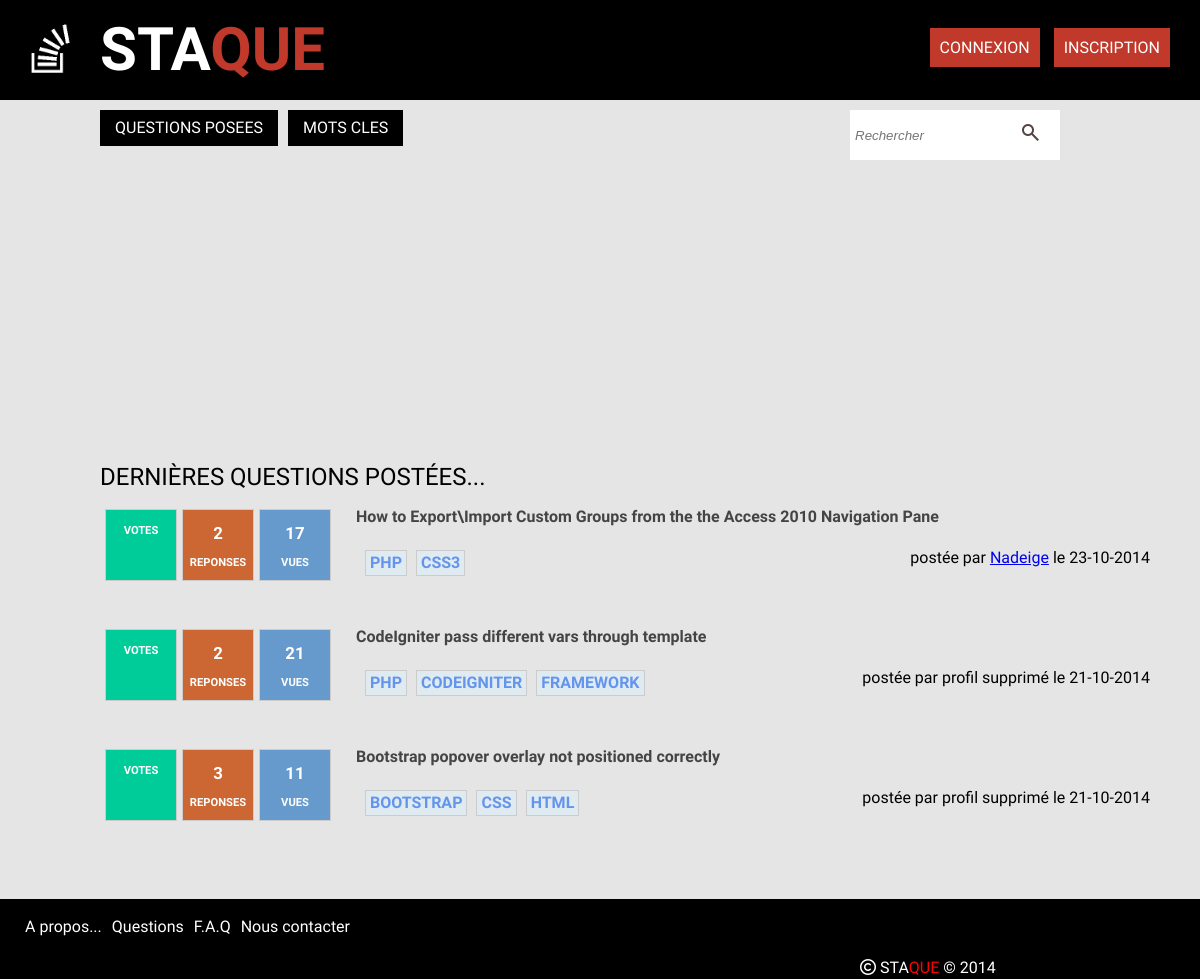
Before: / with the older database file.
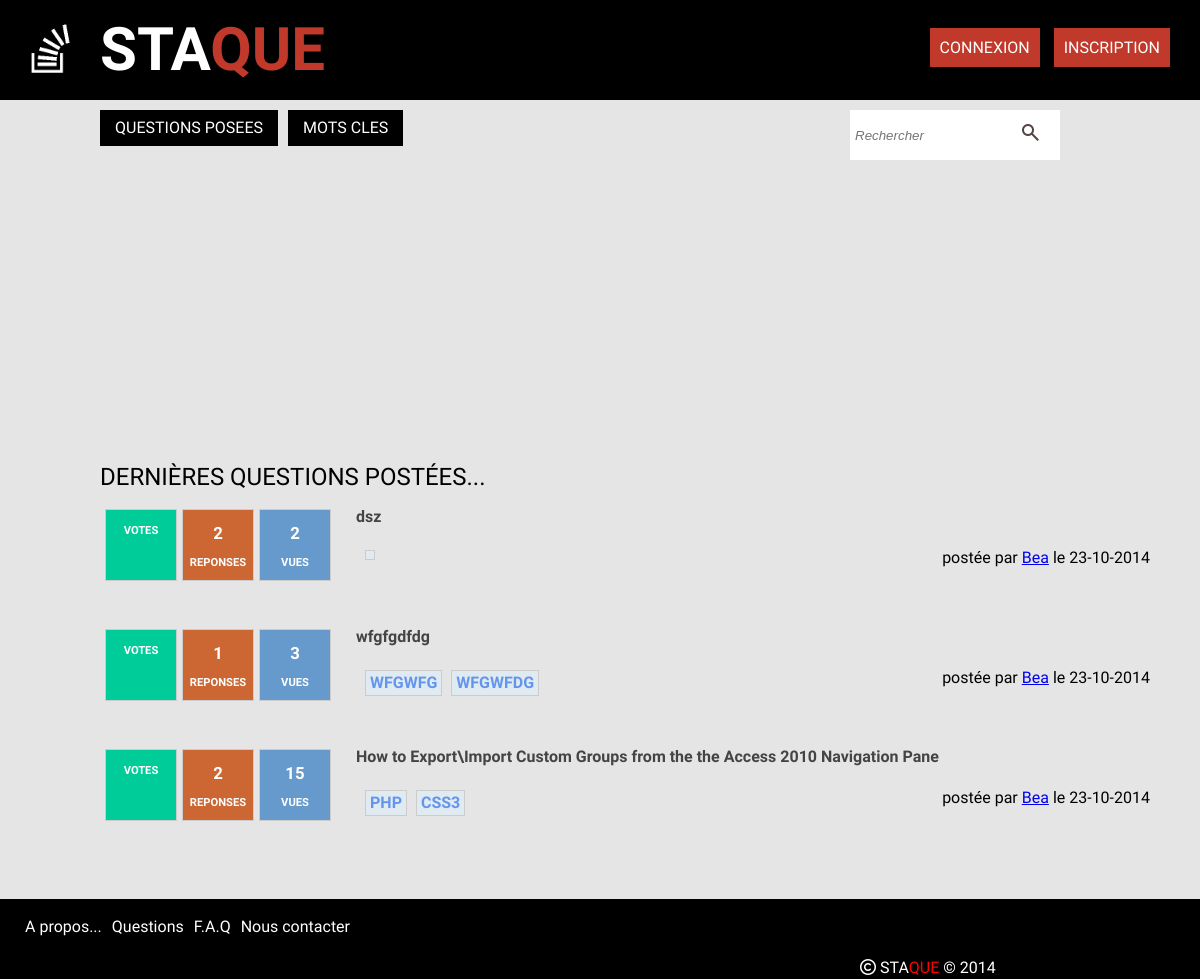
After: the same page with the newer database file.
### tables this page shows
CREATE TABLE IF NOT EXISTS `questions` (
  `id` int(11) NOT NULL AUTO_INCREMENT,
  `title` varchar(150) NOT NULL,
  `contenu` text NOT NULL,
  `id_user` int(11) NOT NULL,
  `keyword1` varchar(255) NOT NULL,
  `keyword2` varchar(255) DEFAULT NULL,
  `keyword3` varchar(255) DEFAULT NULL,
  `keyword4` varchar(255) DEFAULT NULL,
  `keyword5` varchar(255) DEFAULT NULL,
  `vues` int(11) NOT NULL,
  `dateCreated` datetime NOT NULL,
  `dateModified` datetime NOT NULL,
  PRIMARY KEY (`id`)
);

CREATE TABLE IF NOT EXISTS `users` (
  `id` int(11) NOT NULL AUTO_INCREMENT,
  `name` varchar(255) NOT NULL,
  `avatar` varchar(255) DEFAULT NULL,
  `email` varchar(50) NOT NULL,
  `username` varchar(50) NOT NULL,
  `password` varchar(255) NOT NULL,
  `salt` varchar(50) NOT NULL,
  `token` varchar(50) NOT NULL,
  `dateRegistered` datetime NOT NULL,
  `dateModified` datetime NOT NULL,
  `job` varchar(255) NOT NULL,
  `country` varchar(255) NOT NULL,
  `language` varchar(255) NOT NULL,
  `externallink` varchar(255) DEFAULT NULL,
  `score` int(11) NOT NULL,
  PRIMARY KEY (`id`)
);

### inc/functions.php (called while the page is built, shortened)
<?php
	function userIsLogged(){
		return false;
	}
?>

### index.php (the view, shortened to what this page needs)
<?php
	include("db.php");
	include("inc/functions.php");
if (!empty($_GET['recherche'])){
    $search = $_GET['recherche'];
    $sql = "SELECT COUNT(answers.id) AS answCount, questions.id AS questId, questions.title, questions.contenu, questions.id_user AS userId, questions.dateCreated, questions.vues,
  questions.keyword1, questions.keyword2, questions.keyword3, questions.keyword4, questions.keyword5,
  users.id AS idUser, users.name, users.avatar, users.email, users.username, users.password, users.job, users.country, users.language, users.externallink
      FROM questions
      LEFT JOIN users on users.id=questions.id_user
      LEFT JOIN answers on questions.id=answers.id_question
        WHERE questions.contenu LIKE :recherche
            OR questions.title LIKE :recherche
        GROUP BY answers.id_question
        ORDER BY questions.dateCreated DESC";
        $stmt = $dbh->prepare($sql);
        $stmt->bindValue(":recherche", "%" . $search . "%");
        $stmt->execute();
        $questions = $stmt -> fetchAll();
}
else {
	$sql="SELECT COUNT(answers.id) AS answCount, questions.id AS questId, questions.title, questions.contenu, questions.id_user AS userId, questions.dateCreated, questions.vues,
  questions.keyword1, questions.keyword2, questions.keyword3, questions.keyword4, questions.keyword5,
  users.id AS idUser, users.name, users.avatar, users.email, users.username, users.password, users.job, users.country, users.language, users.externallink
      FROM questions
      LEFT JOIN users on users.id=questions.id_user
      LEFT JOIN answers on questions.id=answers.id_question
          GROUP BY answers.id_question
          ORDER BY questions.dateCreated DESC
		      LIMIT 3";
	$stmt=$dbh->prepare($sql);
	$stmt->execute();
	$questions=$stmt->fetchAll();
}
?>
<?php include("inc/top.php"); ?>
			<div class="topcontent">
			</div>
			<main class="main_index_questions">
            <div>
			<main class="mainContentQuestions">
        <h1> Dernières questions postées...</h1>
				<?php
					foreach($questions as $question):
					?>
			 	<div class="vote">
        <p><?php echo "VOTES";?></p>
        </div>
        <div class="answer">
        <p><?php echo $question['answCount'];?></p>
        <p>REPONSES</p>
        </div>
        <div class="vue">
        <p><?php echo $question['vues'];?></p>
        <p>VUES</p>
        </div>
			 	<div class="questions">
				 	<a href="questionsDetail.php?id=<?php echo $question['questId']; ?>" id="titreQuest"> <?php echo $question['title']; ?>
				 	</a>
		           <div id="tag">
            <p class="keyword">
              <a href="questionsByKeyword.php?keyword=<?php echo $question['keyword1']; ?>" id="key1" title="Mot-clef 1"><?php echo $question['keyword1']; ?></a>
            </p>
                <?php if(!empty($question['keyword2'])){ ?>
              <p class="keyword">
              <a href="questionsByKeyword.php?keyword=<?php echo $question['keyword2']; ?>" id="key2" title="Mot-clef 2"><?php echo $question['keyword2']; ?>
                </a>
              </p>
              <?php }?>
                <?php if(!empty($question['keyword3'])){ ?>
              <p class="keyword">
                <a href="questionsByKeyword.php?keyword=<?php echo $question['keyword3']; ?>" id="key3" title="Mot-clef 3"><?php echo $question['keyword3']; ?>
                </a>
              </p>
                <?php }?>
				 		<div id="identification">
              <a>postée par</a>
              <?php
              if (empty($question['name'])){
                echo "profil supprimé";
              }else {
                echo "<a href='profile.php?id=".$question['idUser']."'>".$question['username']."</a>";
              }?>
              </a>le <?php
              $unix = strtotime($question['dateCreated']);
                        echo date("d-m-Y", $unix); ?>
            </div>
			 		</div>
			 	</div>
 				<?php endforeach; ?>
			</div>
		</main>
</div>
<?php include("inc/bottom.php"); ?>

### inc/top.php (shortened to what this page needs)
<!DOCTYPE html>
<html lang="fr">
<head>
	<link href="//netdna.bootstrapcdn.com/twitter-bootstrap/2.3.2/css/bootstrap-combined.no-icons.min.css" rel="stylesheet">
	<link href="//netdna.bootstrapcdn.com/font-awesome/3.2.1/css/font-awesome.css" rel="stylesheet">
	<link href="//maxcdn.bootstrapcdn.com/font-awesome/4.2.0/css/font-awesome.min.css" rel="stylesheet">
	<link href="css/style2.css" type="text/css" rel="stylesheet" />
</head>
<body>
	<div id="wrapper">
		<nav id="head">
			<div id="connexion">
				<?php
					if (userIsLogged()){ ?>
					<div id="connect"> <?php echo "Bonjour ".'<span class="espace"></span>'.'<i class="fa fa-user"></i>'.'<span class="espace"></span>' .'<a class="log" href="profile.php?id='.$_SESSION['user']['id'].'">'.$_SESSION['user']['username'] . " !".'</a>'; ?>
					<i class="icon-signout"></i><a class="log" href="logout.php">DECONNEXION</a>
			</div>
				<?php 	}
				else {
				?>
					<a class="login" href="login.php">CONNEXION</a>
					<a class="signup" href="register.php">INSCRIPTION</a>
				<?php } ?>
			</div>
			<a href="index.php">
				<img id="logostaque"src="img/stackthree.png" height="100" width="100" id="logostack"/>
			</a>
			<h1><a href="index.php"> <span style="color">STA</span>QUE </a></h1>
		</nav>
		<div class="secondcontent">
					<a href="questions.php"><i class="icon-comment"></i>QUESTIONS POSEES</a>
					<a href="questions.php"><i class="icon-tags"></i>MOTS CLES</a>
				<form id="searchbar" method="GET" action="index.php">
					<input type="submit" value="">
					<input type="text" placeholder="Rechercher" name="recherche">
				</form>
		</div>

### inc/bottom.php (shortened to what this page needs)
<footer id="footer">
    <div class="links">
        <a href="#">Nous contacter</a>
        <a href="#"> F.A.Q </a>
        <a href="#"> Questions </a>
        <a href="#"> A propos... </a>
    </div>
    <h3>
    <a href="index.php"><i class="fa fa-copyright"></i> STA<span style="color:red">QUE</span> &copy; <?php echo date("Y"); ?> </a>
    </h3>
	<div class="socialicon">
    <a href="#"><i class="icon-twitter"></i></a>
    <a href="#"><i class="icon-facebook-sign"></i>
    <a href="#"> <i class="icon-google-plus"></i>
    </div>
</footer>
</body>
</html>

### css/style2.css (style rules this page uses)
html, body, div, span, applet, object, iframe, h1, h2, h3, h4, h5, h6, p, blockquote, pre, a, abbr, acronym, address, big, cite, code, del, dfn, em, img, ins, kbd, q, s, samp, small, strike, strong, sub, sup, tt, var, b, u, i, center, dl, dt, dd, ol, ul, li, fieldset, form, label, legend, table, caption, tbody, tfoot, thead, tr, th, td, article, aside, canvas, details, embed, figure, figcaption, footer, header, hgroup, menu, nav, output, ruby, section, summary, time, mark, audio, video { margin: 0; padding: 0; border: 0; font-size: 100%; font: inherit; vertical-align: baseline; }
article, aside, details, figcaption, figure, footer, header, hgroup, menu, nav, section { display: block; }
body { line-height: 1; }
body { font-family: 'Play', sans-serif; background-color:rgba(0,0,0,0.1); }
#head { background-color:#000; color:#fff; width: 100%; height: 100px; text-align: center; padding: 70px auto; margin: auto; }
#head a { color:#c0392b; }
#head h1 { display:inline-block; margin-top: 20px; font-weight: bold; float: left; font-size: 40px; }
h1 a { font-family: 'Play', sans-serif; font-size: 1.5em; text-decoration: none; color: #c0392b; float:left; }
span { color: #fff; font-size: 1em; }
#connexion { float:right; padding-top:40px; padding-right:20px; }
#connexion a { background-color: #c0392b; color: #fff; padding: 10px; text-decoration: none; margin-right: 10px; }
#logostaque { float:left; }
#footer { background-color: black; color:#fff; width: 100%; height:80px; bottom:0; }
#footer a { color:white; text-decoration: none; display:block; float:right; padding-right:10px; padding-top:70px; }
footer h3 { float:left; margin-left:500px; margin-top:-10px; }
.links { float:left; padding-left:25px; margin-top:-50px; }
.socialicon { float: right; padding-top: -10px; margin-top: -10px; }
.secondcontent { height:50px; width:1000px; margin:auto; text-align: center; padding: 10px; }
.secondcontent a { float:left; background-color: #000; color: #fff; padding: 10px; text-decoration: none; margin-right: 10px; }
#searchbar input[type=text] { float:right; border: 0; height: 40px; width: 200px; padding: 5px; outline: 0; text-align: left; transition: width .3s; }
#searchbar input[type=submit] { background: url(../img/loupe.png) no-repeat center; border: 0; float: right; width: 40px; height: 40px; position: relative; left: -50px; top: 2px; }
.main_index_questions { width: 1000px; margin-left: auto; margin-top: 30px; margin-right:auto; margin-bottom: 50px; }
.main_index_questions h1 { font-size: 1.5em; text-transform: uppercase; }
.mainContentQuestions { clear: float; width: 1000px; margin-top: 30px; margin-left:auto; margin-right:auto; margin-bottom: 50px; }
.mainContentQuestions h1 { font-size: 1.5em; text-transform: uppercase; }
.topcontent { width: 1000px; height: 250px; margin-left:50px; padding-top: 15px; }
.vote, .answer, .vue { width: 70px; height: 70px; float: left; border: 1px solid #ccc; padding-bottom: 0; margin-top: 20px; margin-left: 5px; font-size: 0.7em; font-weight: 700; text-align: center; color: #fff; }
.vote p, .answer p, .vue p { margin-top: 15px; font-weight: 700; }
.vote p:first-child, .answer p:first-child, .vue p:first-child { font-size: 1.5em; }
.vote { background-color: #0c9; }
.answer { background-color: #c63; }
.vue { margin-right: 25px; background-color: #69c; }
.questions { display: block; width: 1000px; height: 100px; padding-top: 20px; padding-left: 50px; }
.questions p a { text-decoration: none; color: #6495ED; font-weight: bold; }
#tag { margin-top: 25px; margin-left: 30px; }
.keyword { border: 1px solid #ccc; color: #3e6d8e; font-weight: bold; display: inline-block; float: left; margin-left: 9px; padding: 4px; background-color: #e0eaf1; text-align: center; text-transform: uppercase; }
#identification { float: right; }
#titreQuest { font-weight: 700; color: #444; text-decoration: none; }

Changed rows visible on the page:
no longer on this page (row edited): questions: answCount "2", vues "17", title "How to Export\\Import Custom Groups from the the Access 2010 Navigation Pane", keyword1 "PHP", keyword2 "CSS3", id_user.username "Nadeige", dateCreated "23-10-2014"
no longer on this page (row edited): questions: answCount "2", vues "21", title "CodeIgniter pass different vars through template", keyword1 "PHP", keyword2 "CODEIGNITER", keyword3 "FRAMEWORK", shows "profil supprimé", dateCreated "21-10-2014"
no longer on this page (row edited): questions: answCount "3", vues "11", title "Bootstrap popover overlay not positioned correctly", keyword1 "BOOTSTRAP", keyword2 "CSS", keyword3 "HTML", shows "profil supprimé", dateCreated "21-10-2014"
added questions: answCount "2", vues "2", title "dsz", id_user.username "Bea", dateCreated "23-10-2014"
added questions: answCount "1", vues "3", title "wfgfgdfdg", keyword1 "WFGWFG", keyword2 "WFGWFDG", id_user.username "Bea", dateCreated "23-10-2014"
added questions: answCount "2", vues "15", title "How to Export\\Import Custom Groups from the the Access 2010 Navigation Pane", keyword1 "PHP", keyword2 "CSS3", id_user.username "Bea", dateCreated "23-10-2014"
